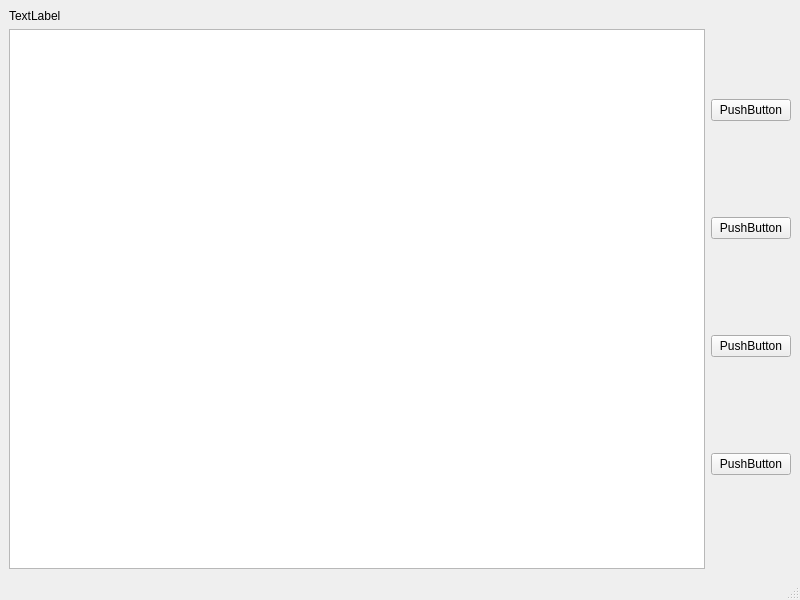
<?xml version="1.0" encoding="UTF-8"?>
<ui version="4.0">
 <class>MainWindow</class>
 <widget class="QMainWindow" name="MainWindow">
  <property name="geometry">
   <rect>
    <x>0</x>
    <y>0</y>
    <width>800</width>
    <height>600</height>
   </rect>
  </property>
  <property name="windowTitle">
   <string>MainWindow</string>
  </property>
  <widget class="QWidget" name="centralwidget">
   <layout class="QHBoxLayout" name="horizontalLayout_2">
    <item>
     <layout class="QHBoxLayout" name="horizontalLayout" stretch="10,1">
      <item>
       <layout class="QGridLayout" name="gridLayout">
        <item row="1" column="0">
         <widget class="QTableWidget" name="tableWidget"/>
        </item>
        <item row="0" column="0">
         <widget class="QLabel" name="label">
          <property name="text">
           <string>TextLabel</string>
          </property>
         </widget>
        </item>
       </layout>
      </item>
      <item>
       <layout class="QVBoxLayout" name="verticalLayout">
        <item>
         <widget class="QPushButton" name="pushButton_2">
          <property name="text">
           <string>PushButton</string>
          </property>
         </widget>
        </item>
        <item>
         <widget class="QPushButton" name="pushButton_3">
          <property name="text">
           <string>PushButton</string>
          </property>
         </widget>
        </item>
        <item>
         <widget class="QPushButton" name="pushButton_4">
          <property name="text">
           <string>PushButton</string>
          </property>
         </widget>
        </item>
        <item>
         <widget class="QPushButton" name="pushButton">
          <property name="text">
           <string>PushButton</string>
          </property>
         </widget>
        </item>
       </layout>
      </item>
     </layout>
    </item>
   </layout>
  </widget>
  <widget class="QMenuBar" name="menubar">
   <property name="geometry">
    <rect>
     <x>0</x>
     <y>0</y>
     <width>800</width>
     <height>23</height>
    </rect>
   </property>
  </widget>
  <widget class="QStatusBar" name="statusbar"/>
 </widget>
 <resources/>
 <connections/>
</ui>
